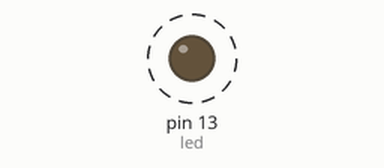
Simulated run of this sketch. Board: Arduino Uno, built with avr-gcc and run on an emulated ATmega328P. Shown: output pins drawn as LEDs (lit = HIGH). Dashed ring = blinking.

Above: at 0.05 s.
Timing chart, 0 to 3.0 s (numbered marks = the images above):
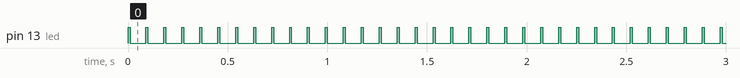

Measured:
- by itself, pin 13 (led): alternates HIGH for 0.01 s and LOW for 0.08 s

The sketch:

Blink_exp_Mod_20140523.ino
```cpp
#define ONTIME 10
#define OFFTIME 80
/*
  Blink
 Turns on an LED on for one second, then off for one second, repeatedly.
  */

// Pin 13 has an LED connected on most Arduino boards.
// give it a name:
int led = 13;
int j;
// the setup routine runs once when you press reset:
void setup() {
  // initialize the digital pin as an output.
  pinMode(led, OUTPUT);
  j=0;
}

// the loop routine runs over and over again forever:
void loop() {
  int i;
#ifdef OLD
  for (i=0;i<5;i++)
  {
    digitalWrite(led, HIGH);   // turn the LED on (HIGH is the voltage level)
    if (j % 2 == 0)
    {
      delay(100+i*100);               // wait for a second
    }
    else
    {
      delay(OFFTIME);               // wait for a second
    }
    digitalWrite(led, LOW);    // turn the LED off by making the voltage LOW
    if (j % 2 == 0)
    {
      delay(10+i*200);               // wait for a second
    }
    else
    {
      delay(ONTIME);               // wait for a second
    }
  }
  for (i=0;i<10;i++) {digitalWrite(led, HIGH); delay(50); digitalWrite(led, LOW); delay(50);}
  j++;
#else
  digitalWrite(13, HIGH);   // turn the LED on (HIGH is the voltage level)
  delay(ONTIME);              // wait for a second
  digitalWrite(13, LOW);    // turn the LED off by making the voltage LOW
  delay(OFFTIME);              // wait for a second
#endif

}
```
